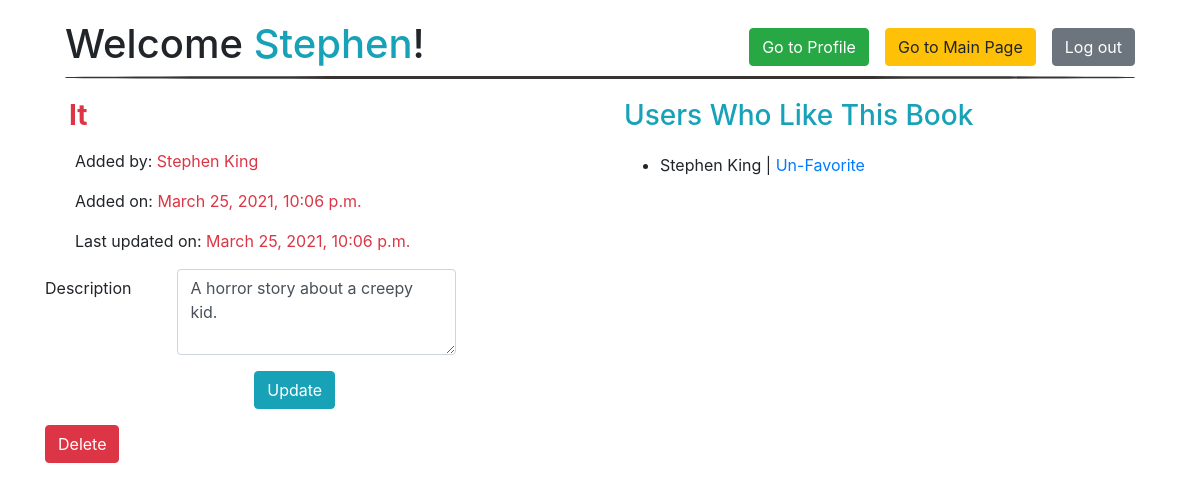
The app's page /books/3 (signed in) with its own data.
### app_fav/models.py (models this page shows)
class User(models.Model):
    first_name = models.CharField(max_length = 255)
    last_name = models.CharField(max_length = 255)
    email = models.CharField(max_length = 255)
    password = models.CharField(max_length = 20)
    created_at = models.DateTimeField(auto_now_add = True)
    updated_at = models.DateTimeField(auto_now = True)
    objects = UserManager()

class Book(models.Model):
    title = models.CharField(max_length=255)
    desc = models.TextField()
    uploaded_by = models.ForeignKey(User, related_name = "uploaded_books", on_delete = models.CASCADE)
    users_who_like = models.ManyToManyField(User, related_name = 'liked_books')
    created_at = models.DateTimeField(auto_now_add = True)
    updated_at = models.DateTimeField(auto_now = True)
    objects = BookManager()

### app_fav/views.py (the view)
# urls.py: path('books/<int:id>', views.display_book),
def display_book(request, id):
    context = {
        'this_book' : Book.objects.get(id = id),
        'logged_user' : User.objects.get(id = request.session['userid'])
    }
    return render(request, 'info.html', context)

### app_fav/templates/info.html (shortened to what this page needs)
<!DOCTYPE html>
<html lang="en">
<head>
    {% load static %}
        <link rel="stylesheet" href="https://maxcdn.bootstrapcdn.com/bootstrap/4.0.0/css/bootstrap.min.css">
        <link rel="stylesheet" href="{% static 'style.css' %}">
</head>
<body>
    <div class="container">
        <div class="header">
            <a class = "float-right mt-2 ml-3 btn btn-secondary" href="/logout">Log out</a>
            <a class = "float-right mt-2 ml-3 btn btn-warning" href="/books">Go to Main Page</a>
            <a class = "float-right mt-2 btn btn-success" href="/profile/{{logged_user.id}}">Go to Profile</a>
            <h1>Welcome <span class="text-info">{{logged_user.first_name}}</span>!</h1>
            <div class="line"></div>
        </div>
        <div class="content">
            <div class="addform">
                <h3 class="ml-4 mb-3 text-danger font-weight-bold">{{ this_book.title }}</h3>
                <p>Added by: <span class="text-danger">{{this_book.uploaded_by.first_name}} {{this_book.uploaded_by.last_name}}</span></p>
                <p>Added on: <span class="text-danger">{{this_book.created_at}}</span></p>
                <p>Last updated on: <span class="text-danger">{{this_book.updated_at}}</span></p>
                {% if this_book.uploaded_by.id == logged_user.id %}
                    <form action="/update/{{this_book.id}}" method = "POST">
                        <div class="form-group row">
                            <label for="description" class="col-sm-3 col-form-label">Description</label>
                            <div class="col-sm-7">
                                <textarea class="form-control" rows = '3' name = "desc" id="description">{{this_book.desc}}</textarea>
                            </div>
                        </div>
                        <div class="form-group row">
                            <input class = "btn btn-info float-center " type="submit" value="Update">
                        </div>
                    </form>
                    <a href = "/delete/{{this_book.id}}" class = "btn btn-danger float-center">Delete</a>
                {% else %}
                    <p>Description: {{this_book.desc}}</p>
                {% endif %}
            </div>
            <div class="books">
                <h3 class="text-info ml-4 mb-3">Users Who Like This Book</h3>
                {% for each_user in this_book.users_who_like.all %}
                    <ul>
                        <li id = "like_names">{{ each_user.first_name }} {{ each_user.last_name }}
                            {% if each_user.id == logged_user.id %}
                                {% if this_book in each_user.liked_books.all %}
                                | <a href="/remove_from_fav/{{this_book.id}}">Un-Favorite
                                </a>
                                {% endif %}
                            {% endif %}
                        </li>
                    </ul>
                {% endfor %}
            </div>
        </div>
    </div>
</body>

### app_fav/static/style.css (style rules this page uses)
.container { margin: auto; }
.btn { margin: auto; }
.header { margin: 20px; }
.line { height: 3px; background-color: rgb(56, 52, 52); border-radius: 40%; margin: auto; }
.content { display: flex; justify-content: space-between; }
.addform { width: 45%; min-height: 500px; }
.addform p { margin-left: 30px; }
.books { width: 50%; min-height: 500px; }
.books ul { margin: 20px; }
.books ul li { list-style-type: none; }
#like_names { list-style-type: disc; }

### records on screen
User: first_name "Stephen", last_name "King"
Book: title "It", uploaded_by.first_name "Stephen", uploaded_by.last_name "King", created_at "March 25, 2021, 10:06 p.m.", updated_at "March 25, 2021, 10:06 p.m.", desc "A horror story about a creepy kid."
